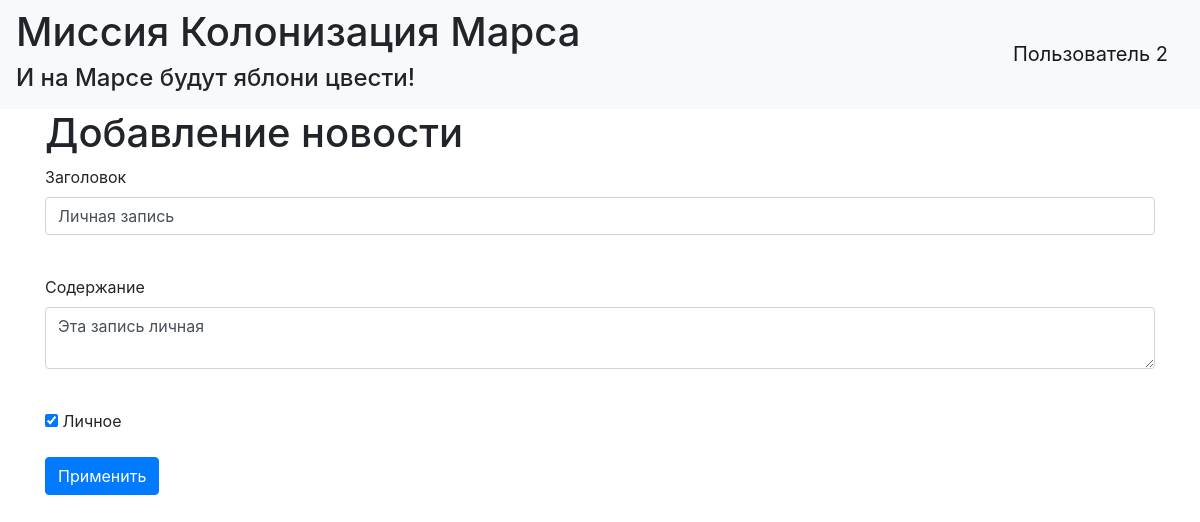
The app's page /news/3 (signed in) with its own data.
### data/users.py (models this page shows, shortened)
class User(SqlAlchemyBase, UserMixin, SerializerMixin):
    __tablename__ = 'users'
    id = sqlalchemy.Column(sqlalchemy.Integer,
                           primary_key=True, autoincrement=True)
    name = sqlalchemy.Column(sqlalchemy.String, nullable=True)
    about = sqlalchemy.Column(sqlalchemy.String, nullable=True)
    email = sqlalchemy.Column(sqlalchemy.String,
                              index=True, unique=True, nullable=True)
    hashed_password = sqlalchemy.Column(sqlalchemy.String, nullable=True)
    created_date = sqlalchemy.Column(sqlalchemy.DateTime,
                                     default=datetime.datetime.now)
    news = orm.relation("News", back_populates='user')

### data/news.py (models this page shows)
class News(SqlAlchemyBase, SerializerMixin):
    __tablename__ = 'news'
    id = sqlalchemy.Column(sqlalchemy.Integer,
                           primary_key=True, autoincrement=True)
    title = sqlalchemy.Column(sqlalchemy.String, nullable=True)
    content = sqlalchemy.Column(sqlalchemy.String, nullable=True)
    created_date = sqlalchemy.Column(sqlalchemy.DateTime,
                                     default=datetime.datetime.now)
    is_private = sqlalchemy.Column(sqlalchemy.Boolean, default=True)
    user_id = sqlalchemy.Column(sqlalchemy.Integer,
                                sqlalchemy.ForeignKey("users.id"))
    user = orm.relation('User')
    categories = orm.relation("Category",
                              secondary="association",
                              backref="news")

### main.py (the view, shortened to what this page needs)
@app.route('/news/<int:id>', methods=['GET', 'POST'])
@login_required
def edit_news(id):
    form = NewsForm()
    if request.method == "GET":
        db_sess = db_session.create_session()
        news = db_sess.query(News).filter(News.id == id,
                                          News.user == current_user
                                          ).first()
        if news:
            form.title.data = news.title
            form.content.data = news.content
            form.is_private.data = news.is_private
        else:
            abort(404)
    return render_template('news.html',
                           title='Редактирование новости',
                           form=form
                           )

### forms/news.py
class NewsForm(FlaskForm):
    title = StringField('Заголовок', validators=[DataRequired()])
    content = TextAreaField("Содержание")
    is_private = BooleanField("Личное")
    submit = SubmitField('Применить')

### data/db_session.py (called while the page is built)
def create_session() -> Session:
    global __factory
    return __factory()

### main.py (called while the page is built)
@login_manager.user_loader
def load_user(user_id):
    db_sess = db_session.create_session()
    return db_sess.query(User).get(user_id)

### templates/news.html (shortened to what this page needs)
{% extends "base.html" %}
{% block content %}
<h1>Добавление новости</h1>
<form action="" method="post">
    <p>
        {{ form.title.label }}<br>
        {{ form.title(class="form-control") }}<br>
    </p>
    <p>
        {{ form.content.label }}<br>
        {{ form.content(class="form-control") }}<br>
    </p>
    <p>{{ form.is_private() }} {{ form.is_private.label }}</p>
    <p>{{ form.submit(type="submit", class="btn btn-primary") }}</p>
</form>
{% endblock %}

### templates/base.html (shortened to what this page needs)
<!doctype html>
<html lang="en">
<head>
    <link rel="stylesheet"
          href="https://stackpath.bootstrapcdn.com/bootstrap/4.4.1/css/bootstrap.min.css"
>
</head>
<body>
<header>
    <nav class="navbar navbar-light bg-light">
        <div>
            <h1>Миссия Колонизация Марса</h1>
            <h4>И на Марсе будут яблони цвести!</h4>
        </div>
        {% if current_user.is_authenticated %}
            <a class="navbar-brand" href="/logout">{{ current_user.name }}</a>
        {% else %}
            <p>
                <a class="btn btn-primary " href="/register">Зарегистрироваться</a>
                <a class="btn btn-success" href="/login">Войтиs</a>
            </p>
        {% endif %}
    </nav>
</header>
<main role="main" class="container">
    {% block content %}{% endblock %}
</main>
</body>
</html>

### records on screen
User: name "Пользователь 2"
News: title "Личная запись", content "Эта запись личная", is_private "☑"
